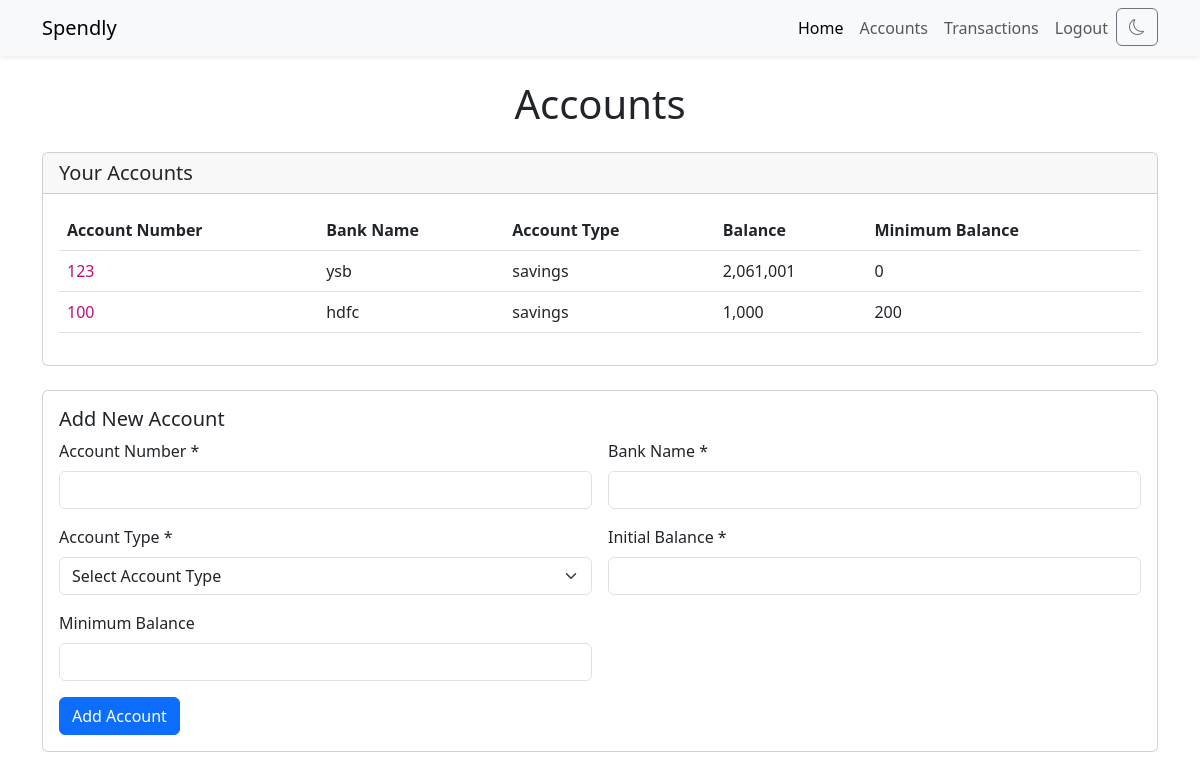
Before: /accounts (signed in) with the older database file.
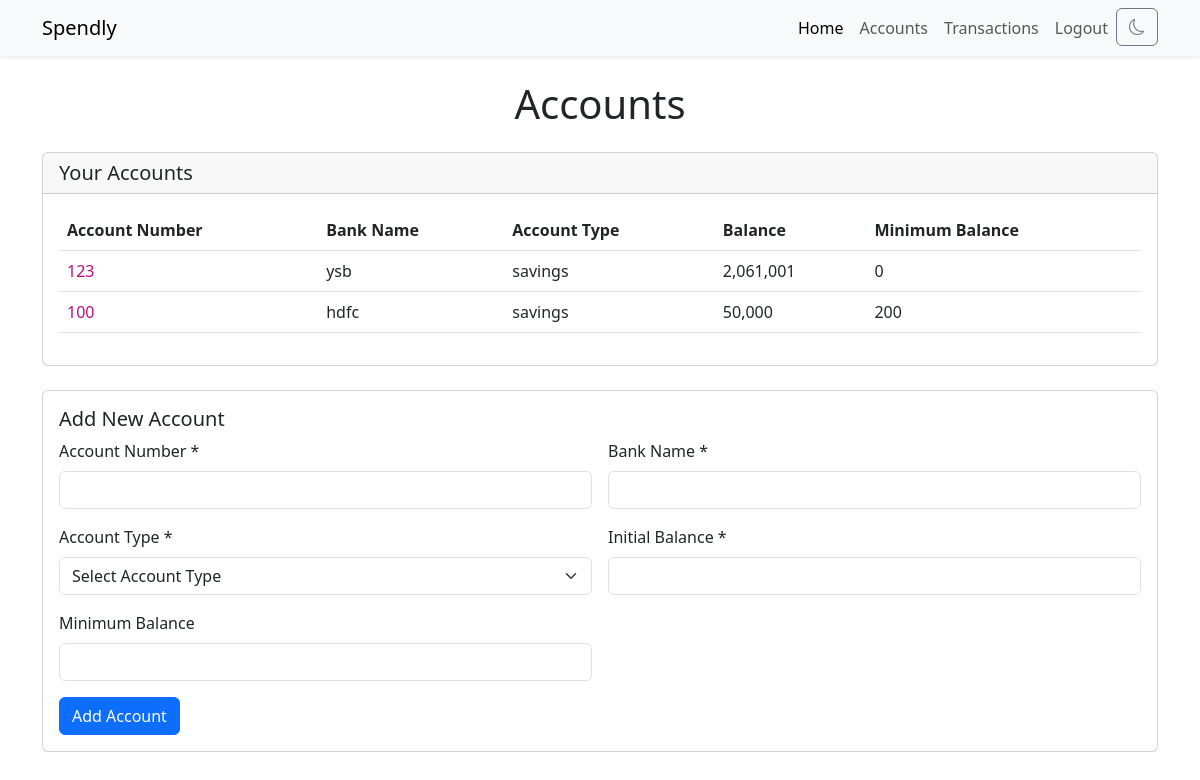
After: the same page with the newer database file.
### app.py (models this page shows, shortened)
class AccountsTable(db.Model):
    __tablename__ = 'accounts'
    accno = db.Column(db.String, primary_key = True)
    userid = db.Column(db.Integer, db.ForeignKey("users.id", ondelete='CASCADE'), nullable = False)
    type = db.Column(db.String, nullable = False)
    bank = db.Column(db.String, nullable = False)
    balance = db.Column(db.Integer, nullable = False, default=0)
    minbal = db.Column(db.Integer, default=0)

### app.py (the view, shortened to what this page needs)
@app.route('/accounts', methods = ["GET", "POST"])
@login_required
def accounts():
    form = AccountForm()
    accounts = AccountsTable.query.filter_by(userid=current_user.id).all()
    return render_template('accounts.html', form=form, accounts=accounts, title='Accounts')

### app.py
class AccountForm(FlaskForm):
    account_number = StringField('Account Number', validators=[InputRequired()] )
    type = SelectField('Account Type',choices=[('', 'Select Account Type'), ('savings', 'Savings Account'), ('current', 'Current Account')] ,validators=[InputRequired()])
    bank = StringField('Bank Name', validators=[InputRequired()])
    balance = IntegerField('Current Balance', validators=[InputRequired()])
    minimum_balance = IntegerField('Minimum Balance')
    submit = SubmitField('Add Account')

### app.py (called while the page is built)
@login_manager.user_loader
def load_user(user_id):
    return UsersTable.query.get(int(user_id))

### templates/accounts.html (shortened to what this page needs)
{% extends "layout.html" %}
{% block content %}
<div class="container mt-4">
    <h1 class="mb-4 text-center">Accounts</h1>
    <div class="card mb-4">
        <div class="card-header">
            <h5 class="card-title mb-0">Your Accounts</h5>
        </div>
        <div class="card-body">
            {% if accounts %}
            <table id="accountsTable" class="table">
                <thead>
                    <tr>
                        <th scope="col">Account Number</th>
                        <th scope="col">Bank Name</th>
                        <th scope="col">Account Type</th>
                        <th scope="col">Balance</th>
                        <th scope="col">Minimum Balance</th>
                    </tr>
                </thead>
                <tbody>
                    {% for account in accounts %}
                        {% if account.balance < account.minbal %}
                        <tr class="table-danger">
                        {% else %}
                        <tr>
                        {% endif %}
                            <td><a href="/accountpage/{{account.accno}}" id="link">{{account.accno}}</a></td>
                            <td>{{account.bank}}</td>
                            <td>{{account.type}}</td>
                            <td>{{"{:,}".format(account.balance)}}</td>
                            <td>{{"{:,}".format(account.minbal)}}</td>
                        </tr>
                    {% endfor %}
                </tbody>
            </table>
            {% else %}
            <div class="alert alert-info" role="info">
                <i class="fas fa-exclamation-circle"></i> &nbsp; No accounts created yet.
            </div>
            {% endif %}
        </div>
    </div>
    <div class="card">
        <div class="card-body">
            <h5 class="card-title">Add New Account</h5>
            <form id="addAccountForm" class="row g-3", method="POST">
                <div class="col-md-6">
                    <label for="newAccountNumber" class="form-label">Account Number *</label>
                    {{ form.account_number(class="form-control", id="newAccountNumber") }}
                </div>
                <div class="col-md-6">
                    <label for="newBankName" class="form-label">Bank Name *</label>
                    {{ form.bank(class="form-control", id="newBankName") }}
                </div>
                <div class="col-md-6">
                    <label for="newAccountType" class="form-label">Account Type *</label>
                    {{ form.type(class="form-select", id="newAccountType") }}
                </div>
                <div class="col-md-6">
                    <label for="newAccountBalance" class="form-label">Initial Balance *</label>
                    {{ form.balance(class="form-control", id="newAccountBalance") }}
                </div>
                <div class="col-md-6">
                    <label for="newMinimumBalance" class="form-label">Minimum Balance</label>
                    {{ form.minimum_balance(class="form-control", id="newMinimumBalance") }}
                </div>
                <div class="col-12">
                    {{ form.submit(class="btn btn-primary") }}
                </div>
            </form>
        </div>
    </div>
</div>
{% endblock %}

Changed rows visible on the page:
changed AccountsTable "hdfc": balance "1,000" → "50,000"
